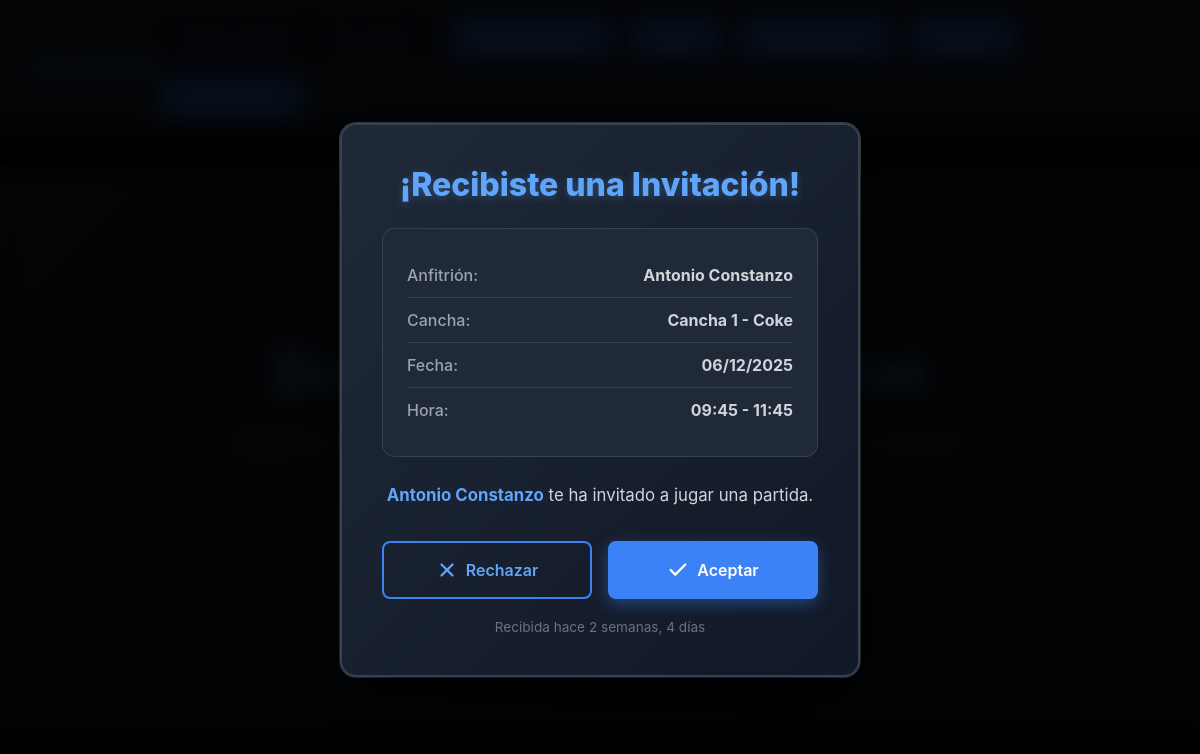
/ (signed in), run on the app's committed database.
### cuentas/models.py (models this page shows, shortened)
class Invitation(models.Model):
    STATUS_CHOICES = [
        ('pending', 'Pendiente'),
        ('accepted', 'Aceptada'),
        ('rejected', 'Rechazada'),
    ]
    sender = models.ForeignKey(settings.AUTH_USER_MODEL, on_delete=models.CASCADE, related_name='sent_invitations')
    receiver = models.ForeignKey(settings.AUTH_USER_MODEL, on_delete=models.CASCADE, related_name='received_invitations')
    reserva = models.ForeignKey("reservas.Reserva", on_delete=models.CASCADE, null=True, blank=True, related_name='invitaciones')
    message = models.TextField(blank=True)
    created_at = models.DateTimeField(auto_now_add=True)
    accepted = models.BooleanField(default=False)  # Mantener por compatibilidad
    status = models.CharField(max_length=10, choices=STATUS_CHOICES, default='pending')  # NUEVO CAMPO

class Usuario (AbstractUser):
    email = models.EmailField(unique=True, blank=False, null=False)
    first_name = models.CharField(max_length=150, blank=False)
    last_name = models.CharField(max_length=150, blank=False)
    telefono = models.CharField(max_length=20, blank=False, null=False)
    fecha_nacimiento = models.DateField(blank=False, null=False)

### reservas/models.py (models this page shows, shortened)
class Reserva (models.Model):
    ESTADOS = [("PENDIENTE","Pendiente"),
               ("CONFIRMADA","Confirmada"),
               ("CANCELADA","Cancelada"),
               ("TERMINADA","Terminada"),
               ("EN_CURSO","En Curso"),
               ]
    cancha = models.ForeignKey(Cancha, on_delete=models.SET_NULL, related_name="reservas",null=True,default="---")
    usuario = models.ForeignKey(Usuario, on_delete=models.CASCADE, related_name="reservas")
    fecha = models.DateField(default=timezone.now,blank=False, null=False)
    hora_inicio = models.TimeField(blank=False, null=False)
    duracion_bloques = models.PositiveIntegerField(default=1,blank=False, null=False )
    estado = models.CharField(max_length=20, choices=ESTADOS, default="PENDIENTE")
    precio_total = models.DecimalField(max_digits=10, decimal_places=0, null=True, blank = True)
    comentario = models.CharField(max_length=100, blank=True, null =True)
    fecha_creacion = models.DateTimeField(auto_now_add=True)
    def hora_fin (self):
        inicio = datetime.combine(self.fecha, self.hora_inicio)
        fin = inicio + timedelta(minutes=self.duracion_bloques*30)
        return fin.time()

### establecimientos/models.py (models this page shows, shortened)
class Cancha (models.Model):
    TIPOS_SUPERFICIES = [
        ("Pasto_Natural", "Pasto Natural"),
        ("Pasto_Sintético","Pasto Sintético"),
        ("Cemento","Cemento"),
        ("Arcilla","Arcilla"),
        ("Madera","Madera"),
        ("Caucho","Caucho"),
        ("Vinilo","Vinilo"),
        ]
    TIPOS_ILUMINACION = {
        ("LED","LED"),
        ("Natural", "Natural"),
        ("Mixta","Mixta"),
        ("Halogena","Halogena"),
        ("Fluorecente","Fluorecente"),
    }
    DEPORTES = [
        ("Futbol", "Futbol"),
        ("Basquetball","Basquetball"),
        ("Voleyball","Voleyball"),
        ("Tenis","Tenis"),
        ("Rugby","Rugby"),
        ("Handball","Handball"),
        ("Bowling","Bowling"),
        ("Squash","Squash"),
        ("Padel","Padel"),
        ("Otro","Otro"),
        ("---","---"),
    ]
    establecimiento = models.ForeignKey(Establecimiento, on_delete=models.CASCADE, related_name="canchas")
    deporte = models.CharField(max_length=20, choices=DEPORTES, default="---",blank=False, null=False)
    nombre = models.CharField(max_length=25,blank=False, null=False)
    superficie = models.CharField(max_length=25, choices=TIPOS_SUPERFICIES,blank=False, null=False)
    iluminacion = models.CharField(max_length=20, choices=TIPOS_ILUMINACION,blank=False, null=False)
    interior = models.BooleanField(default=False)
    valor_por_bloque = models.DecimalField(max_digits=10, decimal_places=0,blank=False, null=False)

### cuentas/views.py (the view)
# urls.py: 2. Add a URL to urlpatterns:  path('', views.home, name='home')
def home(request):
    context = {}
    if request.user.is_authenticated:
        invitacion_pendiente = request.user.received_invitations.filter(
            status='pending'  # ← CAMBIO AQUÍ
        ).order_by('-created_at').first()
        context['invitacion_pendiente'] = invitacion_pendiente
    return render(request, 'home.html', context)

### cuentas/context_processors.py (called while the page is built)
def invitaciones_pendientes(request):
    if request.user.is_authenticated:
        invitacion_pendiente = request.user.received_invitations.filter(
            accepted=False
        ).order_by('-created_at').first()
        return {
            'invitacion_pendiente': invitacion_pendiente
        }
    return {
        'invitacion_pendiente': None
    }

### cuentas/templates/home.html (shortened to what this page needs)
{% extends 'base.html' %}
{% load static %}
{% block extra_css %}
  <link rel="stylesheet" href="{% static 'css/home.css' %}">
{% endblock %}
{% block contenido %}
{% if invitacion_pendiente %}
  <div class="invitation-overlay">
    <div class="invitation-modal">
      <h2 class="invitation-title">¡Recibiste una Invitación!</h2>
      <div class="invitation-info">
        <div class="invitation-info-row">
          <span class="invitation-label">Anfitrión:</span>
          <span class="invitation-value">{{ invitacion_pendiente.sender.get_full_name|default:invitacion_pendiente.sender.username }}</span>
        </div>
        <div class="invitation-info-row">
          <span class="invitation-label">Cancha:</span>
          <span class="invitation-value">{{ invitacion_pendiente.reserva.cancha.nombre }}</span>
        </div>
        <div class="invitation-info-row">
          <span class="invitation-label">Fecha:</span>
          <span class="invitation-value">{{ invitacion_pendiente.reserva.fecha|date:"d/m/Y" }}</span>
        </div>
        <div class="invitation-info-row">
          <span class="invitation-label">Hora:</span>
          <span class="invitation-value">{{ invitacion_pendiente.reserva.hora_inicio|time:"H:i" }} - {{ invitacion_pendiente.reserva.hora_fin|time:"H:i" }}</span>
        </div>
      </div>
      <p class="invitation-message">
        <strong>{{ invitacion_pendiente.sender.get_full_name|default:invitacion_pendiente.sender.username }}</strong> te ha invitado a jugar una partida.
      </p>
      <div class="invitation-buttons">
        <a href="{% url 'cuentas:rechazar_invitacion' invitacion_pendiente.id %}" class="invitation-btn invitation-btn-reject">
          <svg xmlns="http://www.w3.org/2000/svg" width="22" height="22" viewBox="0 0 24 24" fill="none" stroke="currentColor" stroke-width="2.5" stroke-linecap="round" stroke-linejoin="round">
            <line x1="18" y1="6" x2="6" y2="18"></line>
            <line x1="6" y1="6" x2="18" y2="18"></line>
          </svg>
          Rechazar
        </a>
        <a href="{% url 'cuentas:aceptar_invitacion' invitacion_pendiente.id %}" class="invitation-btn invitation-btn-accept">
          <svg xmlns="http://www.w3.org/2000/svg" width="22" height="22" viewBox="0 0 24 24" fill="none" stroke="currentColor" stroke-width="2.5" stroke-linecap="round" stroke-linejoin="round">
            <polyline points="20 6 9 17 4 12"></polyline>
          </svg>
          Aceptar
        </a>
      </div>
      <p class="invitation-expiry">
        Recibida hace {{ invitacion_pendiente.created_at|timesince }}
      </p>
    </div>
  </div>
{% endif %}
<section class="hero">
  <div class="hero-content">
    <h1 class="hero-title">Bienvenido a SportsNet</h1>
    <p class="hero-subtitle">Gestiona tus establecimientos o busca canchas y has reservas!</p>
    <div class="hero-buttons">
      <a href="{% url 'establecimientos:buscar_canchas' %}" class="btn btn-secondary">Buscar Canchas</a>
      {% if not user.is_authenticated %}
        <a href="{% url 'cuentas:registro' %}" class="btn btn-secondary">Registrarse</a>
        <a href="{% url 'cuentas:login_cuenta' %}" class="btn btn-secondary">Iniciar Sesion</a>
      {% else %}
        {% if user.perfil_dueno %}
        <a href="{% url 'cuentas:SportsNet_dueno' %}" class="btn btn-secondary">Menu</a>
        {% else %}
        <a href="{% url 'cuentas:SportsNet_cliente' %}" class="btn btn-secondary">Menu</a>
        {% endif %}
      {% endif %}
    </div>
  </div>
</section>
{% endblock %}

### cuentas/static/css/base.css (style rules this page uses)
* { margin: 0; padding: 0; box-sizing: border-box; }
body { font-family: -apple-system, BlinkMacSystemFont, 'Segoe UI', Roboto, 'Helvetica Neue', Arial, sans-serif; background-color: #000000; color: #ffffff; min-height: 100vh; }

### cuentas/static/css/home.css (style rules this page uses)
body { background: #000000; color: #d1d5db; font-family: -apple-system, BlinkMacSystemFont, 'Segoe UI', Roboto, Oxygen, Ubuntu, Cantarell, sans-serif; }
.hero { background: linear-gradient(135deg, #1f2937 0%, #111827 100%); border-bottom: 2px solid #374151; padding: 6rem 2rem; text-align: center; min-height: 70vh; display: flex; align-items: center; justify-content: center; }
.hero-content { max-width: 800px; margin: 0 auto; }
.hero-title { font-size: 3.5rem; font-weight: 800; color: #60a5fa; margin-bottom: 1rem; line-height: 1.2; }
.hero-subtitle { font-size: 1.5rem; color: #9ca3af; margin-bottom: 2rem; line-height: 1.6; }
.hero-buttons { display: flex; gap: 1rem; justify-content: center; flex-wrap: wrap; }
.btn { padding: 1rem 2rem; border: none; border-radius: 0.5rem; font-weight: 600; font-size: 1rem; cursor: pointer; transition: all 0.3s ease; text-decoration: none; display: inline-block; }
.btn-secondary { background: transparent; color: #60a5fa; border: 2px solid #3b82f6; }

### cuentas/templates/home.html (style rules this page uses)
.invitation-overlay { position: fixed !important; top: 0 !important; left: 0 !important; right: 0 !important; bottom: 0 !important; width: 100vw !important; height: 100vh !important; background-color: rgba(0, 0, 0, 0.9) !important; backdrop-filter: blur(10px); display: flex !important; align-items: center !important; justify-content: center !important; z-index: 999999 !important; animation: fadeIn 0.3s ease-out; }
.invitation-modal { position: relative !important; background: linear-gradient(135deg, #1f2937 0%, #111827 100%) !important; border-radius: 1rem; box-shadow: 0 25px 70px rgba(0, 0, 0, 0.8), 0 0 0 1px #374151; padding: 2.5rem; max-width: 520px; width: 90%; animation: slideIn 0.4s ease-out; z-index: 1000000 !important; border: 2px solid #374151; }
.invitation-title { font-size: 2rem; font-weight: 800; text-align: center; color: #60a5fa; margin-bottom: 1.5rem; text-shadow: 0 2px 8px rgba(96, 165, 250, 0.3); }
.invitation-info { background: #1f2937; border-radius: 0.75rem; padding: 1.5rem; margin-bottom: 1.5rem; border: 1px solid #374151; }
.invitation-info-row { display: flex; justify-content: space-between; align-items: center; padding: 0.75rem 0; border-bottom: 1px solid #374151; }
.invitation-info-row:last-child { border-bottom: none; }
.invitation-label { color: #9ca3af; font-size: 1rem; font-weight: 500; }
.invitation-value { color: #d1d5db; font-weight: 700; font-size: 1rem; }
.invitation-message { text-align: center; color: #d1d5db; margin-bottom: 2rem; line-height: 1.7; font-size: 1.05rem; }
.invitation-message strong { color: #60a5fa; }
.invitation-buttons { display: flex; gap: 1rem; }
.invitation-btn { flex: 1; padding: 1rem 1.5rem; border-radius: 0.5rem; font-weight: 600; font-size: 1rem; cursor: pointer; transition: all 0.3s ease; display: flex; align-items: center; justify-content: center; gap: 0.5rem; text-decoration: none; }
.invitation-btn-reject { background: transparent; color: #60a5fa; border: 2px solid #3b82f6; }
.invitation-btn-accept { background: #3b82f6; color: white; border: 2px solid #3b82f6; box-shadow: 0 5px 15px rgba(59, 130, 246, 0.4); }
.invitation-expiry { text-align: center; color: #6b7280; font-size: 0.85rem; margin-top: 1.25rem; }

### data on the page
Invitation: sender.get_full_name "Antonio Constanzo", reserva.cancha.nombre "Cancha 1 - Coke", reserva.fecha "06/12/2025", reserva.hora_inicio "09:45", reserva.hora_fin "11:45", created_at "2 semanas, 4 días"
